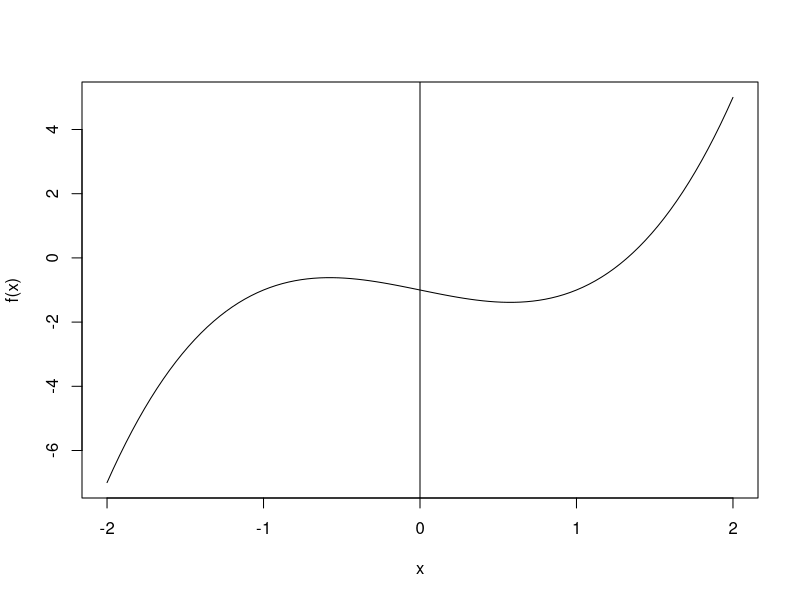
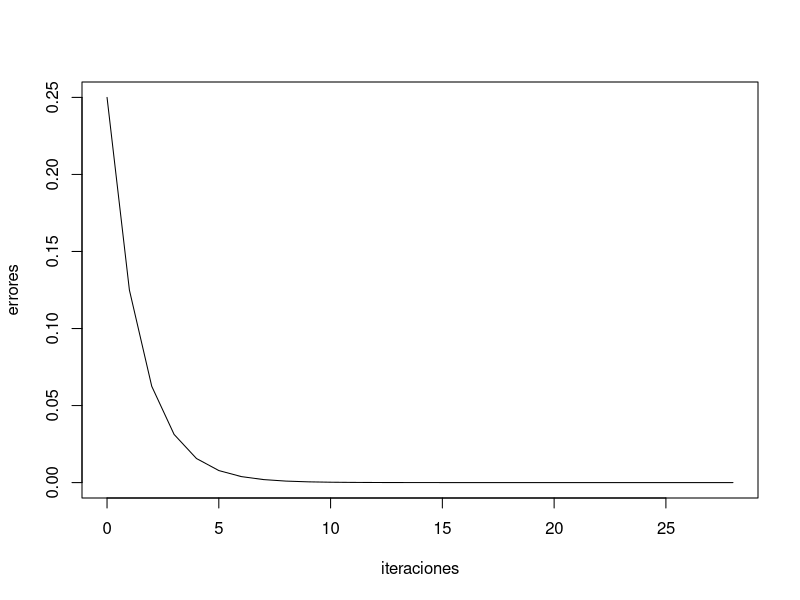

These figures' R source, in order:
install.packages(pracma)
require(pracma)

biseccion = function(f, a1, b1, tol)
{
  if( sign(f(a1)) == sign(f(b1)) )
  {
    stop("f(a1) y f(b1) tienen el mismo signo")
  }
  a = a1;
  b = b1;
  i = 0;
  errores = c()
  iteraciones = c()
  cat(formatC(c("a","b","m","Error est."), width = -15, format = "f", flag = " "),"\n")
  
  repeat
  {
    
    m = a + 0.5 * ( b - a )
    if(f(m) == 0)
    {
        cat("Cero de la función en [",a1,",",b1,"] es: ",m)
    }
    if(sign(f(a)) != sign(f(m)))
    {
        b = m
    }
    else
    {
        a = m
    }
    #Calcular el error generado
    estError = ( b - a ) / 2
    errores = c(errores,estError)
    iteraciones = c(iteraciones,i)
    #Imprimir resultado de algoritmo de bisección
    cat(formatC( c(a,b,m,estError), digits = 7, width = -15, format = "f", flag = " "), "\n")
    # Hacer update de Index (Iteraciones)
    i = i + 1
    #Condición del ciclo (Tolerancia de Error)
    if( estError < tol || i>100)
    {
      cat("Cero de función en [",a1,",",b1,"] aproximadamente es: ", m, " con error <=", estError, "Iteraciones: ", i,"\n Predicción: ",log((b1 - a1)/tol)/log(2))
      break;
    }
  }
  plot(iteraciones,errores, type = "l")
}

f = function(x) x^3-x-1
curve(f, -2,2); abline(h=, v=0);
biseccion(f, 1,2, 0.000000001)
#TEST
#rootToFind = 4
#f = function(x) x^2-rootToFind
#curve(f, -2,2); abline(h=, v=0);
#biseccion(f, 0, rootToFind/2, 0.000000000000000001)

